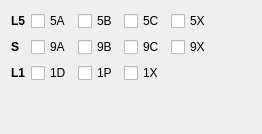
     <widget class="QWidget" name="tabNavIC">
      <attribute name="title">
       <string>NavIC</string>
      </attribute>
      <layout class="QGridLayout" name="gridLayout_2" columnstretch="0,1,1,1,1,0">
       <item row="0" column="0">
        <widget class="QLabel" name="NavIC_L5">
         <property name="sizePolicy">
          <sizepolicy hsizetype="Minimum" vsizetype="Preferred">
           <horstretch>0</horstretch>
           <verstretch>0</verstretch>
          </sizepolicy>
         </property>
         <property name="font">
          <font>
           <bold>true</bold>
          </font>
         </property>
         <property name="text">
          <string>L5</string>
         </property>
        </widget>
       </item>
       <item row="1" column="1">
        <widget class="QCheckBox" name="I52">
         <property name="toolTip">
          <string>A SPS</string>
         </property>
         <property name="text">
          <string>9A</string>
         </property>
        </widget>
       </item>
       <item row="1" column="4">
        <widget class="QCheckBox" name="I55">
         <property name="toolTip">
          <string>B+C</string>
         </property>
         <property name="text">
          <string>9X</string>
         </property>
        </widget>
       </item>
       <item row="3" column="2">
        <spacer name="verticalSpacer_6">
         <property name="orientation">
          <enum>Qt::Vertical</enum>
         </property>
         <property name="sizeHint" stdset="0">
          <size>
           <width>20</width>
           <height>40</height>
          </size>
         </property>
        </spacer>
       </item>
       <item row="2" column="3">
        <widget class="QCheckBox" name="I12">
         <property name="toolTip">
          <string>D+P</string>
         </property>
         <property name="text">
          <string>1X</string>
         </property>
        </widget>
       </item>
       <item row="1" column="0">
        <widget class="QLabel" name="NavIC_S">
         <property name="sizePolicy">
          <sizepolicy hsizetype="Minimum" vsizetype="Preferred">
           <horstretch>0</horstretch>
           <verstretch>0</verstretch>
          </sizepolicy>
         </property>
         <property name="font">
          <font>
           <bold>true</bold>
          </font>
         </property>
         <property name="text">
          <string>S</string>
         </property>
        </widget>
       </item>
       <item row="0" column="1">
        <widget class="QCheckBox" name="I49">
         <property name="toolTip">
          <string>A SPS</string>
         </property>
         <property name="text">
          <string>5A</string>
         </property>
        </widget>
       </item>
       <item row="0" column="3">
        <widget class="QCheckBox" name="I51">
         <property name="toolTip">
          <string>C RS (P)</string>
         </property>
         <property name="text">
          <string>5C</string>
         </property>
        </widget>
       </item>
       <item row="1" column="2">
        <widget class="QCheckBox" name="I53">
         <property name="toolTip">
          <string>B RS (D)</string>
         </property>
         <property name="text">
          <string>9B</string>
         </property>
        </widget>
       </item>
       <item row="1" column="3">
        <widget class="QCheckBox" name="I54">
         <property name="toolTip">
          <string>C RS (P)</string>
         </property>
         <property name="text">
          <string>9C</string>
         </property>
        </widget>
       </item>
       <item row="2" column="2">
        <widget class="QCheckBox" name="I02">
         <property name="toolTip">
          <string>P</string>
         </property>
         <property name="text">
          <string>1P</string>
         </property>
        </widget>
       </item>
       <item row="0" column="2">
        <widget class="QCheckBox" name="I50">
         <property name="toolTip">
          <string>B RS (D)</string>
         </property>
         <property name="text">
          <string>5B</string>
         </property>
        </widget>
       </item>
       <item row="2" column="1">
        <widget class="QCheckBox" name="I56">
         <property name="toolTip">
          <string>D</string>
         </property>
         <property name="text">
          <string>1D</string>
         </property>
        </widget>
       </item>
       <item row="0" column="4">
        <widget class="QCheckBox" name="I26">
         <property name="toolTip">
          <string>B+C</string>
         </property>
         <property name="text">
          <string>5X</string>
         </property>
        </widget>
       </item>
       <item row="2" column="0">
        <widget class="QLabel" name="NavIC_L1">
         <property name="sizePolicy">
          <sizepolicy hsizetype="Minimum" vsizetype="Preferred">
           <horstretch>0</horstretch>
           <verstretch>0</verstretch>
          </sizepolicy>
         </property>
         <property name="font">
          <font>
           <bold>true</bold>
          </font>
         </property>
         <property name="text">
          <string>L1</string>
         </property>
        </widget>
       </item>
       <item row="1" column="5">
        <spacer name="horizontalSpacer_3">
         <property name="orientation">
          <enum>Qt::Horizontal</enum>
         </property>
         <property name="sizeHint" stdset="0">
          <size>
           <width>40</width>
           <height>20</height>
          </size>
         </property>
        </spacer>
       </item>
      </layout>
     </widget>
